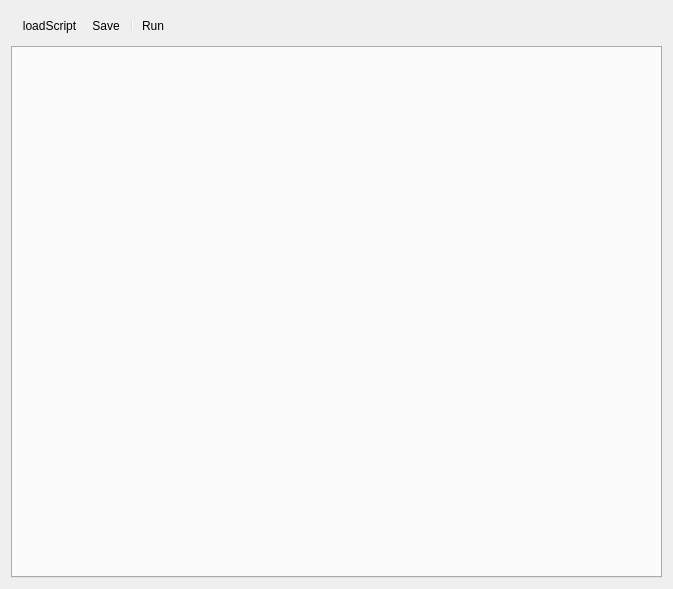
<?xml version="1.0" encoding="UTF-8"?>
<ui version="4.0">
 <class>ScriptManagerDialog</class>
 <widget class="QWidget" name="ScriptManagerDialog">
  <property name="geometry">
   <rect>
    <x>0</x>
    <y>0</y>
    <width>673</width>
    <height>589</height>
   </rect>
  </property>
  <property name="windowTitle">
   <string>Script IDE</string>
  </property>
  <layout class="QVBoxLayout" name="verticalLayout">
   <item>
    <widget class="QToolBar" name="toolBar">
     <property name="minimumSize">
      <size>
       <width>0</width>
       <height>24</height>
      </size>
     </property>
     <addaction name="actionLoadScript"/>
     <addaction name="actionSave"/>
     <addaction name="separator"/>
     <addaction name="actionRun"/>
    </widget>
   </item>
   <item>
    <widget class="QTabWidget" name="tabWidget">
     <property name="currentIndex">
      <number>-1</number>
     </property>
    </widget>
   </item>
  </layout>
  <action name="actionLoadScript">
   <property name="icon">
    <iconset resource="jsscripting.qrc">
     <normaloff>:/jsscripting/images/scriptLoad.png</normaloff>:/jsscripting/images/scriptLoad.png</iconset>
   </property>
   <property name="text">
    <string>loadScript</string>
   </property>
   <property name="toolTip">
    <string>Load script</string>
   </property>
  </action>
  <action name="actionRun">
   <property name="icon">
    <iconset resource="jsscripting.qrc">
     <normaloff>:/jsscripting/images/scriptRun.png</normaloff>:/jsscripting/images/scriptRun.png</iconset>
   </property>
   <property name="text">
    <string>Run</string>
   </property>
   <property name="toolTip">
    <string>Run current</string>
   </property>
  </action>
  <action name="actionSave">
   <property name="icon">
    <iconset resource="jsscripting.qrc">
     <normaloff>:/jsscripting/images/scriptSave.png</normaloff>:/jsscripting/images/scriptSave.png</iconset>
   </property>
   <property name="text">
    <string>Save</string>
   </property>
   <property name="toolTip">
    <string>Save current script</string>
   </property>
  </action>
 </widget>
 <resources>
  <include location="jsscripting.qrc"/>
 </resources>
 <connections/>
</ui>
